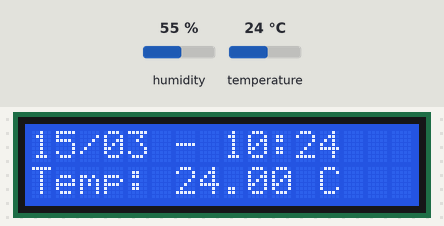
This sketch was run on a simulated Arduino Uno, built with avr-gcc and run on an emulated ATmega328P. Shown: 16×2 character LCD. The test bench sets the inputs (shaded band); at power-on: temperature 24 °C, humidity 55 %. The local clock reads 2024-03-15 10:24:30 at power-on unless the sketch sets it; what the sketch prints to the serial monitor is not drawn.

Above: at 1.2 s.
1.3 s: temperature set to 12 °C
At 2.6 s:
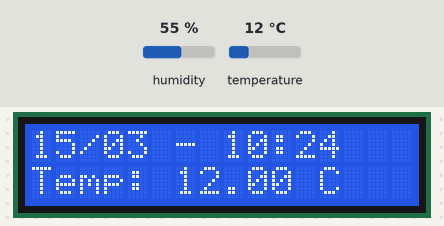
4.0 s: temperature set to 19 °C
At 5.5 s:
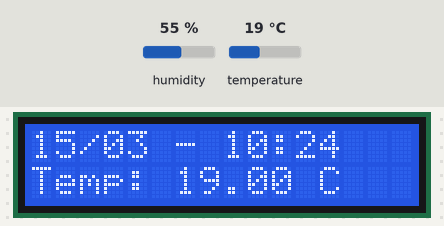
6.7 s: temperature set to 28 °C
At 8.8 s:
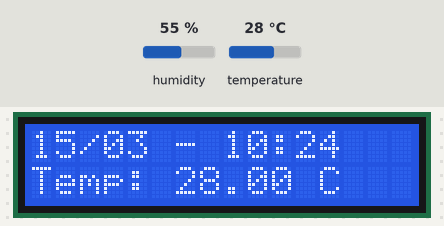
Timing chart, 0 to 10.3 s (numbered marks = the images above; inputs shaded):
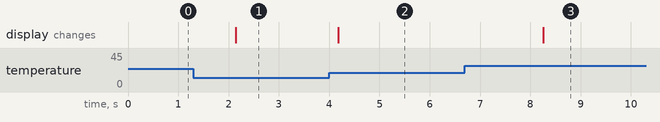

Measured:
- after the input at 1.3 s, the display: changes after 0.84 s (image 1)
- after the input at 4.0 s, the display: changes after 0.18 s (image 2)
- after the input at 6.7 s, the display: changes after 1.6 s (image 3)

The sketch:

codigoFonte.ino
```cpp
#include <DHT.h> // Biblioteca para o sensor DHT22
#include <LiquidCrystal_I2C.h> // Biblioteca para o LCD I2C
#include <RTClib.h> // Biblioteca para o RTC DS3231

RTC_DS3231 rtc; // Criação de um objeto RTC para manipular o DS3231

#define I2C_ADDR    0x27 // Endereço I2C do display LCD
#define LCD_COLUMNS 16 // Número de colunas do LCD
#define LCD_LINES   2 // Número de linhas do LCD

LiquidCrystal_I2C lcd(I2C_ADDR, LCD_COLUMNS, LCD_LINES); // Criação do objeto LCD

DHT dht(2, DHT22); // Criação do objeto DHT, conectando ao pino 2 e usando o sensor DHT22

float temp; // Variável para armazenar a temperatura lida
int horaAtual = -1; // Inicialização da hora atual, usada para verificar mudanças de hora
int dataIndex = 0; // Índice para rastrear a posição no array de dados

// Estrutura para armazenar a temperatura e o horário
struct DataEntry {
  float temperature;
  String time;
};

DataEntry data[10]; // Array para armazenar até 10 entradas de dados

// Função para obter a data e hora formatada como uma string
String getData() {
  DateTime now = rtc.now(); // Obtém a hora atual do RTC
  char buffer[17]; // Buffer para armazenar a string formatada
  sprintf(buffer, "%02d/%02d - %02d:%02d", now.day(), now.month(), now.hour(), now.minute());
  return String(buffer); // Converte o buffer para String e retorna
}

// Função para armazenar a temperatura e o horário no array de dados
void sendData(float temp) {
  DateTime now = rtc.now(); // Obtém a hora atual do RTC
  if (horaAtual != now.hour() && dataIndex < 10) { // Verifica se a hora mudou e se ainda há espaço no array
    data[dataIndex].temperature = temp; // Armazena a temperatura no array
    data[dataIndex].time = getData(); // Armazena a hora formatada no array
    horaAtual = now.hour(); // Atualiza a hora atual
    dataIndex++; // Incrementa o índice do array
  }
}

// Função para imprimir todos os dados armazenados no array no Serial Monitor
void printAllData() {
  Serial.println("All recorded data:"); // Mensagem de cabeçalho
  for (int i = 0; i < dataIndex; i++) { // Itera sobre todas as entradas armazenadas
    Serial.print("Index ");
    Serial.print(i);
    Serial.print(": Temp = ");
    Serial.print(data[i].temperature);
    Serial.print(", Time = ");
    Serial.println(data[i].time);
  }
}

// Configuração inicial
void setup() {
  Serial.begin(9600); // Inicializa a comunicação serial
  dht.begin(); // Inicializa o sensor DHT22
  lcd.init(); // Inicializa o LCD
  lcd.backlight(); // Liga a luz de fundo do LCD
  if (!rtc.begin()) { // Verifica se o RTC está presente
    Serial.println("Couldn't find RTC"); // Mensagem de erro se o RTC não for encontrado
    while (1); // Entra em loop infinito
  }
  if (rtc.lostPower()) { // Verifica se o RTC perdeu a energia e precisa ser ajustado
    rtc.adjust(DateTime(F(__DATE__), F(__TIME__))); // Ajusta o RTC para a data e hora de compilação
  }
}

// Loop principal
void loop() {
  lcd.setCursor(0, 0); // Define o cursor do LCD na linha 0, coluna 0
  lcd.print(getData()); // Exibe a data e hora atual no LCD

  temp = dht.readTemperature(); // Lê a temperatura do sensor DHT22

  lcd.setCursor(0, 1); // Define o cursor do LCD na linha 1, coluna 0
  lcd.print("Temp: ");
  lcd.print(temp); // Exibe a temperatura no LCD
  lcd.print(" C  ");

  sendData(temp); // Armazena a temperatura e o horário no array de dados

  printAllData(); // Imprime todos os dados armazenados no Serial Monitor

  delay(2000); // Aguarda 2 segundos antes de repetir o loop
}
```
